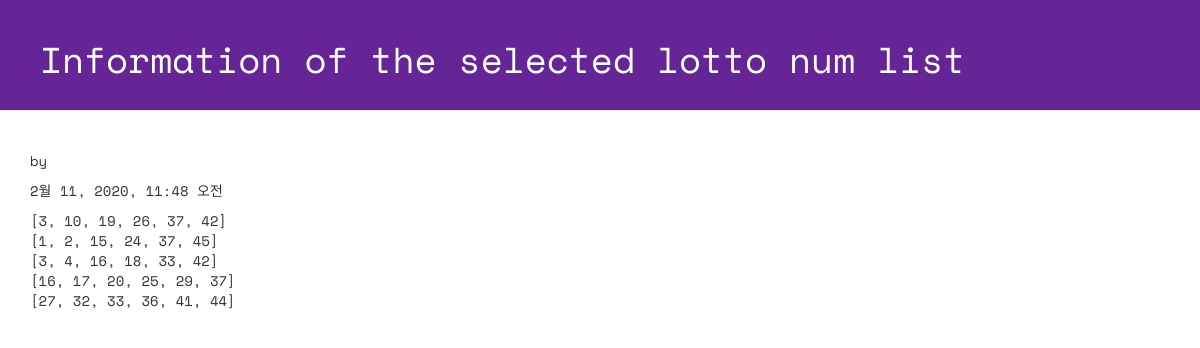
Screenshot of /lotto/2/detail with the database file from the repository.
### lotto/models.py (models this page shows, shortened)
class GuessNumbers(models.Model):
    name = models.CharField(max_length=24) # 로또 번호 리스트의 이름
    text = models.CharField(max_length=255) # 로또 번호 리스트에 대한 설명
    lottos = models.CharField(max_length=255,default='[1, 2, 3, 4, 5, 6]') # 로또 번호들이 담길 str
    num_lotto = models.IntegerField(default=5) # 6 개 번호 set 의 갯수
    update_date = models.DateTimeField()

### lotto/views.py (the view)
# urls.py: path('lotto/<int:lottokey>/detail', views.detail, name = 'detail'),
def detail(request, lottokey):
    lotto = GuessNumbers.objects.get(pk=lottokey)
    return render(request,"lotto/detail.html",{"lotto1":lotto})

### lotto/templates/lotto/detail.html (shortened to what this page needs)
<!DOCTYPE html>
{% load staticfiles %}
<html lang="ko">
<head>
  <link rel="stylesheet" href="//maxcdn.bootstrapcdn.com/bootstrap/3.2.0/css/bootstrap.min.css">
  <link rel="stylesheet" href="//maxcdn.bootstrapcdn.com/bootstrap/3.2.0/css/bootstrap-theme.min.css">
  <link rel="stylesheet" href="{% static 'css/lotto.css'%}">
</head>
<body>
  <div class="page-header">
  <h1>Information of the selected lotto num list</h1>
  </div>
  <div class="container lotto">
    <p> by {{ lotto1.name }}</p>
    <p> {{ lotto1.update_date }}</p>
    <p> {{ lotto1.lottos | linebreaksbr }}</p>
  </div>
</body>
</html>

### lotto/static/css/lotto.css (style rules this page uses)
.page-header { background-color: #652596; margin-top: 0; padding: 20px 20px 20px 40px; font-family: 'Space Mono', monospace; }
.page-header h1 { color: #FFFFFF; }
.container { font-family: 'Space Mono', monospace; }

### rows the page displays
GuessNumbers: update_date "2월 11, 2020, 11:48 오전", lottos "[3, 10, 19, 26, 37, 42] [1, 2, 15, 24, 37, 45] [3, 4, 16, 18, 33, 42] [16, 17, 20, 25, 29, 37] [27, 32, 33, 36, 41, 44]"
